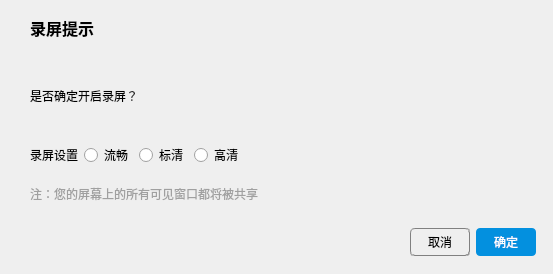
<?xml version="1.0" encoding="UTF-8"?>
<ui version="4.0">
 <class>ScreenRecordDialog</class>
 <widget class="QDialog" name="ScreenRecordDialog">
  <property name="geometry">
   <rect>
    <x>0</x>
    <y>0</y>
    <width>553</width>
    <height>274</height>
   </rect>
  </property>
  <property name="windowTitle">
   <string>ScreenRecordDialog</string>
  </property>
  <property name="styleSheet">
   <string notr="true"/>
  </property>
  <property name="sizeGripEnabled">
   <bool>false</bool>
  </property>
  <widget class="QWidget" name="verticalLayoutWidget">
   <property name="geometry">
    <rect>
     <x>0</x>
     <y>0</y>
     <width>551</width>
     <height>271</height>
    </rect>
   </property>
   <layout class="QVBoxLayout" name="verticalLayout_2" stretch="15,0,25,0,20">
    <property name="leftMargin">
     <number>15</number>
    </property>
    <property name="topMargin">
     <number>15</number>
    </property>
    <property name="rightMargin">
     <number>15</number>
    </property>
    <property name="bottomMargin">
     <number>15</number>
    </property>
    <item>
     <layout class="QHBoxLayout" name="horizontalLayout">
      <item>
       <widget class="QLabel" name="label">
        <property name="font">
         <font>
          <pointsize>12</pointsize>
          <weight>75</weight>
          <bold>true</bold>
         </font>
        </property>
        <property name="text">
         <string>录屏提示</string>
        </property>
        <property name="alignment">
         <set>Qt::AlignLeading|Qt::AlignLeft|Qt::AlignVCenter</set>
        </property>
        <property name="margin">
         <number>0</number>
        </property>
        <property name="indent">
         <number>15</number>
        </property>
       </widget>
      </item>
      <item>
       <widget class="QPushButton" name="pushButton_close">
        <property name="minimumSize">
         <size>
          <width>25</width>
          <height>25</height>
         </size>
        </property>
        <property name="maximumSize">
         <size>
          <width>25</width>
          <height>25</height>
         </size>
        </property>
        <property name="text">
         <string/>
        </property>
        <property name="icon">
         <iconset resource="powerdudemain.qrc">
          <normaloff>:/powerdudemain/Resources/screenrec_close.png</normaloff>:/powerdudemain/Resources/screenrec_close.png</iconset>
        </property>
        <property name="default">
         <bool>true</bool>
        </property>
        <property name="flat">
         <bool>true</bool>
        </property>
       </widget>
      </item>
     </layout>
    </item>
    <item>
     <widget class="QLabel" name="label_5">
      <property name="minimumSize">
       <size>
        <width>0</width>
        <height>2</height>
       </size>
      </property>
      <property name="maximumSize">
       <size>
        <width>16777215</width>
        <height>2</height>
       </size>
      </property>
      <property name="text">
       <string/>
      </property>
      <property name="pixmap">
       <pixmap resource="powerdudemain.qrc">:/powerdudemain/Resources/horz_line.png</pixmap>
      </property>
      <property name="scaledContents">
       <bool>true</bool>
      </property>
     </widget>
    </item>
    <item>
     <layout class="QVBoxLayout" name="verticalLayout_3" stretch="2,2,1">
      <item>
       <widget class="QLabel" name="label_2">
        <property name="text">
         <string>是否确定开启录屏？</string>
        </property>
        <property name="margin">
         <number>0</number>
        </property>
        <property name="indent">
         <number>15</number>
        </property>
       </widget>
      </item>
      <item>
       <layout class="QHBoxLayout" name="horizontalLayout_2">
        <item>
         <widget class="QLabel" name="label_4">
          <property name="text">
           <string>录屏设置</string>
          </property>
          <property name="margin">
           <number>0</number>
          </property>
          <property name="indent">
           <number>15</number>
          </property>
         </widget>
        </item>
        <item>
         <widget class="QRadioButton" name="radioButton_low">
          <property name="text">
           <string>流畅</string>
          </property>
         </widget>
        </item>
        <item>
         <widget class="QRadioButton" name="radioButton_middle">
          <property name="text">
           <string>标清</string>
          </property>
         </widget>
        </item>
        <item>
         <widget class="QRadioButton" name="radioButton_high">
          <property name="text">
           <string>高清</string>
          </property>
         </widget>
        </item>
        <item>
         <spacer name="horizontalSpacer_2">
          <property name="orientation">
           <enum>Qt::Horizontal</enum>
          </property>
          <property name="sizeHint" stdset="0">
           <size>
            <width>40</width>
            <height>20</height>
           </size>
          </property>
         </spacer>
        </item>
       </layout>
      </item>
      <item>
       <widget class="QLabel" name="label_3">
        <property name="styleSheet">
         <string notr="true">color: rgb(160, 160, 160);</string>
        </property>
        <property name="text">
         <string>注：您的屏幕上的所有可见窗口都将被共享</string>
        </property>
        <property name="wordWrap">
         <bool>false</bool>
        </property>
        <property name="margin">
         <number>0</number>
        </property>
        <property name="indent">
         <number>15</number>
        </property>
       </widget>
      </item>
     </layout>
    </item>
    <item>
     <widget class="QLabel" name="label_6">
      <property name="minimumSize">
       <size>
        <width>0</width>
        <height>2</height>
       </size>
      </property>
      <property name="maximumSize">
       <size>
        <width>16777215</width>
        <height>2</height>
       </size>
      </property>
      <property name="text">
       <string/>
      </property>
      <property name="pixmap">
       <pixmap resource="powerdudemain.qrc">:/powerdudemain/Resources/horz_line.png</pixmap>
      </property>
      <property name="scaledContents">
       <bool>true</bool>
      </property>
     </widget>
    </item>
    <item>
     <layout class="QHBoxLayout" name="horizontalLayout_4">
      <item>
       <spacer name="horizontalSpacer">
        <property name="orientation">
         <enum>Qt::Horizontal</enum>
        </property>
        <property name="sizeHint" stdset="0">
         <size>
          <width>40</width>
          <height>20</height>
         </size>
        </property>
       </spacer>
      </item>
      <item>
       <widget class="QPushButton" name="pushButton_cancel">
        <property name="minimumSize">
         <size>
          <width>60</width>
          <height>28</height>
         </size>
        </property>
        <property name="styleSheet">
         <string notr="true">border:1px groove gray;border-radius:4px;</string>
        </property>
        <property name="text">
         <string>取消</string>
        </property>
        <property name="autoDefault">
         <bool>false</bool>
        </property>
        <property name="default">
         <bool>false</bool>
        </property>
        <property name="flat">
         <bool>true</bool>
        </property>
       </widget>
      </item>
      <item>
       <widget class="QPushButton" name="pushButton_ok">
        <property name="minimumSize">
         <size>
          <width>60</width>
          <height>28</height>
         </size>
        </property>
        <property name="styleSheet">
         <string notr="true">background-color: rgb(3, 144, 223);
color: rgb(255, 255, 255);
border:1px;border-radius:4px;</string>
        </property>
        <property name="text">
         <string>确定</string>
        </property>
        <property name="default">
         <bool>false</bool>
        </property>
        <property name="flat">
         <bool>false</bool>
        </property>
       </widget>
      </item>
     </layout>
    </item>
   </layout>
  </widget>
 </widget>
 <layoutdefault spacing="6" margin="11"/>
 <resources>
  <include location="powerdudemain.qrc"/>
 </resources>
 <connections/>
</ui>
